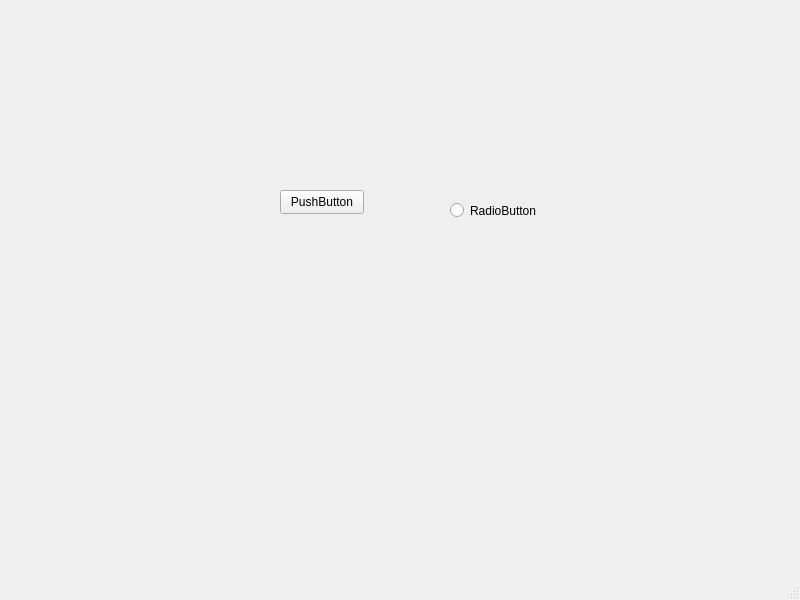
<?xml version="1.0" encoding="UTF-8"?>
<ui version="4.0">
 <class>MainWindow</class>
 <widget class="QMainWindow" name="MainWindow">
  <property name="geometry">
   <rect>
    <x>0</x>
    <y>0</y>
    <width>800</width>
    <height>600</height>
   </rect>
  </property>
  <property name="windowTitle">
   <string>MainWindow</string>
  </property>
  <widget class="QWidget" name="centralwidget">
   <widget class="QPushButton" name="pushButton">
    <property name="geometry">
     <rect>
      <x>280</x>
      <y>190</y>
      <width>84</width>
      <height>24</height>
     </rect>
    </property>
    <property name="text">
     <string>PushButton</string>
    </property>
   </widget>
   <widget class="QRadioButton" name="radioButton">
    <property name="geometry">
     <rect>
      <x>450</x>
      <y>200</y>
      <width>112</width>
      <height>21</height>
     </rect>
    </property>
    <property name="text">
     <string>RadioButton</string>
    </property>
   </widget>
  </widget>
  <widget class="QMenuBar" name="menubar">
   <property name="geometry">
    <rect>
     <x>0</x>
     <y>0</y>
     <width>800</width>
     <height>25</height>
    </rect>
   </property>
  </widget>
  <widget class="QStatusBar" name="statusbar"/>
 </widget>
 <resources/>
 <connections/>
</ui>
